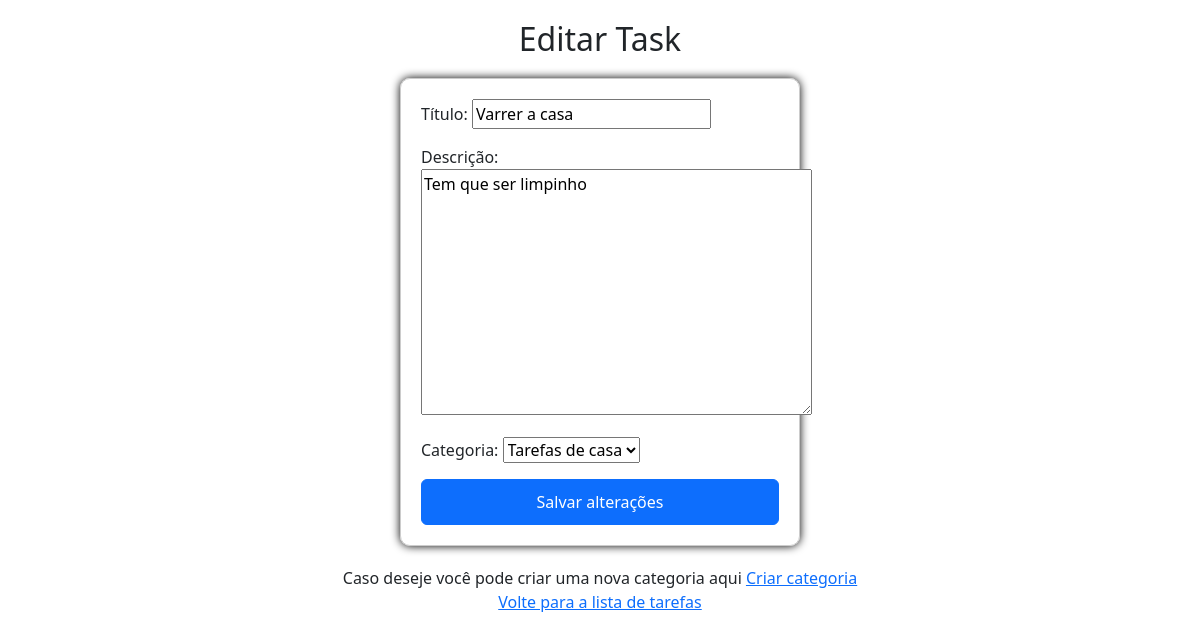
/task/72/edit/ (signed in), run on the app's committed database.
### lizetest/todo/models.py (models this page shows, shortened)
class Task(BaseModel):
    title = models.CharField(max_length=255,verbose_name="Título")
    description = models.TextField(verbose_name='Descrição')
    category = models.ForeignKey(Category, on_delete=models.CASCADE,verbose_name="Categoria")
    completion_date = models.DateTimeField(null=True, blank=True)
    completed = models.BooleanField(default=False)
    author = models.ForeignKey(User,on_delete=models.CASCADE,blank=True)

### lizetest/todo/views.py (the view)
# urls.py: path('task/<int:pk>/edit/', TaskUpdateView.as_view(), name='task_edit'),
class TaskUpdateView(UpdateView, BaseViews):
    model = Task
    form_class = TaskForm
    template_name = 'task_form.html'
    success_url = reverse_lazy('todo:task_list')

### lizetest/todo/forms.py
class TaskForm(forms.ModelForm):
    category = CategorySerializer
    class Meta:
        model = Task
        fields = ['title', 'description', 'category']
    def __init__(self, *args, **kwargs):
        user = kwargs.pop('user', None)
        super(TaskForm, self).__init__(*args, **kwargs)
        if user is not None:
            self.fields['category'].queryset = Category.objects.filter(author=user)

### lizetest/category/models.py (called while the page is built)
    def __str__(self):
        return self.name

### lizetest/core/models.py (called while the page is built)
    def dispatch(self, request, *args, **kwargs):
        if not request.user.is_authenticated:
            return redirect('accounts:login')
        return super().dispatch(request, *args, **kwargs)

### lizetest/todo/templates/task_form.html (shortened to what this page needs)
{% extends 'base.html' %}
{% block content %}
<div style="display: flex; justify-content: center; align-items: center; flex-direction: column; padding: 20px;">
  <h2 style="text-align: center; margin-bottom: 20px;">
    {% if request.resolver_match.url_name == 'task_create' %}Criar{% else %}Editar{% endif %} Task
  </h2>
  <form method="post" enctype="multipart/form-data" style="width: 400px; border: 1px solid #ccc; padding: 20px; border-radius: 10px; box-shadow: 0 0 10px rgb(0, 0, 0);">
    {{ form.as_p }}
    <button class="btn btn-primary" type="submit" style="width: 100%; padding: 10px;">
      {% if request.resolver_match.url_name == 'task_create' %}Criar task{% else %}Salvar alterações{% endif %}
    </button>
  </form>
  <div style="text-align: center; margin-top: 20px;">
    Caso deseje você pode criar uma nova categoria aqui
    <a href="{% url 'category:category_create' %}">Criar categoria</a>
    <p><a href="{% url 'todo:task_list' %}">Volte para a lista de tarefas</a> </p>
  </div>
</div>
{% endblock %}

### data on the page
Task: title "Varrer a casa", description "Tem que ser limpinho", category "Tarefas de casa"
